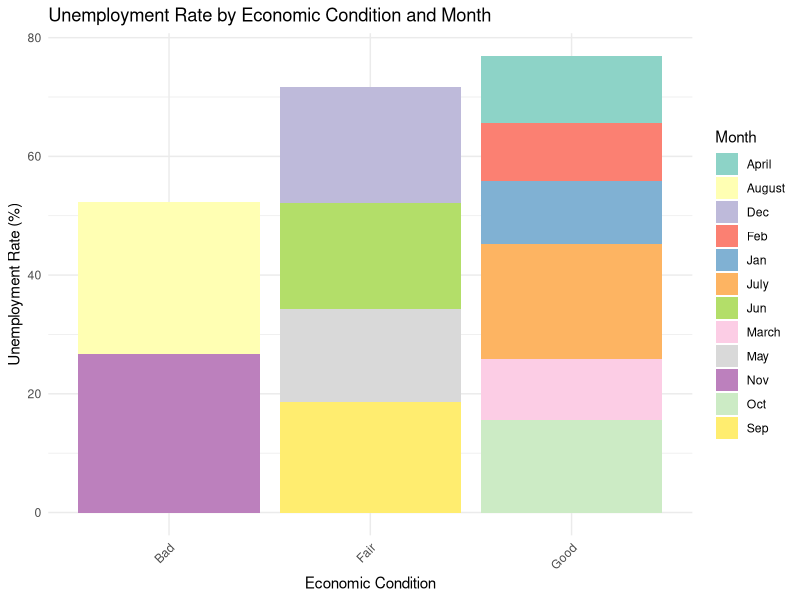

Generate this figure with R:
# Load the required library
#install.packages("ggplot2")
library(ggplot2)

# Create the data frame
data <- data.frame(
  Month = c("Jan", "Feb", "March", "April", "May", "Jun", "July", "August", "Sep", "Oct", "Nov", "Dec"),
  Economic_Condition = c("Good", "Good", "Good", "Good", "Fair", "Fair", "Good", "Bad", "Fair", "Good", "Bad", "Fair"),
  Unemployment_Rate = c(10.7, 9.8, 10.2, 11.2, 15.75, 17.8, 19.4, 25.6, 18.6, 15.6, 26.7, 19.5)
)

# Aggregate the data by economic condition and month
data_aggregated <- aggregate(Unemployment_Rate ~ Economic_Condition + Month, data, sum)

# Create the stacked bar plot
ggplot(data_aggregated, aes(x = Economic_Condition, y = Unemployment_Rate, fill = Month)) +
  geom_bar(stat = "identity") +
  ggtitle("Unemployment Rate by Economic Condition and Month") +
  xlab("Economic Condition") +
  ylab("Unemployment Rate (%)") +
  theme_minimal() +
  scale_fill_brewer(palette = "Set3") +
  theme(axis.text.x = element_text(angle = 45, hjust = 1))